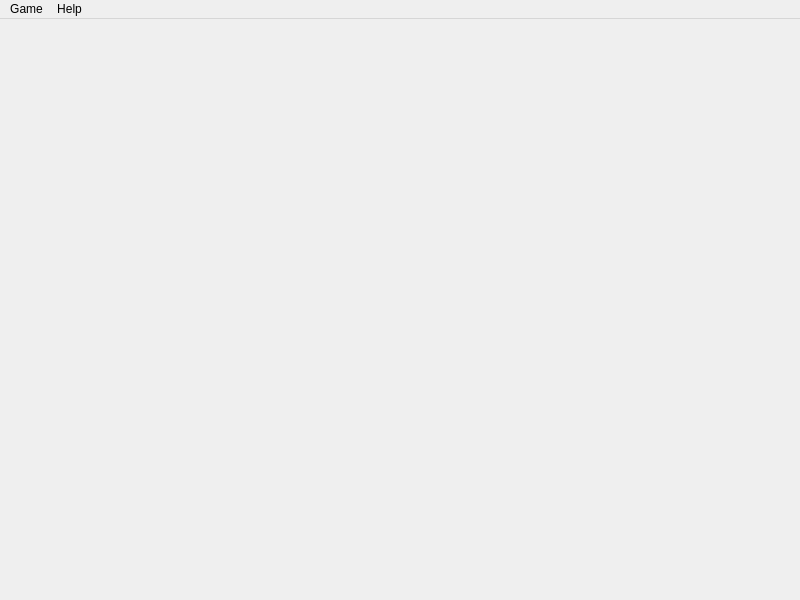
<?xml version="1.0" encoding="UTF-8"?>
<ui version="4.0">
 <class>ArkanoidGame</class>
 <widget class="QMainWindow" name="ArkanoidGame">
  <property name="geometry">
   <rect>
    <x>0</x>
    <y>0</y>
    <width>800</width>
    <height>600</height>
   </rect>
  </property>
  <property name="sizePolicy">
   <sizepolicy hsizetype="Maximum" vsizetype="Maximum">
    <horstretch>0</horstretch>
    <verstretch>0</verstretch>
   </sizepolicy>
  </property>
  <property name="minimumSize">
   <size>
    <width>800</width>
    <height>600</height>
   </size>
  </property>
  <property name="maximumSize">
   <size>
    <width>800</width>
    <height>600</height>
   </size>
  </property>
  <property name="windowTitle">
   <string>Arkanoid Game</string>
  </property>
  <widget class="QWidget" name="centralWidget">
   <layout class="QGridLayout" name="gridLayout">
    <item row="0" column="0">
     <widget class="ArkanoidView" name="widget" native="true">
      <property name="sizePolicy">
       <sizepolicy hsizetype="Expanding" vsizetype="Preferred">
        <horstretch>0</horstretch>
        <verstretch>0</verstretch>
       </sizepolicy>
      </property>
     </widget>
    </item>
   </layout>
  </widget>
  <widget class="QMenuBar" name="menuBar">
   <property name="geometry">
    <rect>
     <x>0</x>
     <y>0</y>
     <width>800</width>
     <height>25</height>
    </rect>
   </property>
   <widget class="QMenu" name="menuGame">
    <property name="title">
     <string>Game</string>
    </property>
    <addaction name="actionNovo_jogo"/>
    <addaction name="actionHigh_Scores"/>
    <addaction name="actionQuit"/>
   </widget>
   <widget class="QMenu" name="menuHelp">
    <property name="title">
     <string>Help</string>
    </property>
    <addaction name="actionInstru_es"/>
    <addaction name="actionAbout"/>
   </widget>
   <addaction name="menuGame"/>
   <addaction name="menuHelp"/>
  </widget>
  <action name="actionNovo_jogo">
   <property name="text">
    <string>Novo jogo</string>
   </property>
   <property name="shortcut">
    <string>Ctrl+N</string>
   </property>
  </action>
  <action name="actionHigh_Scores">
   <property name="text">
    <string>High Scores</string>
   </property>
   <property name="shortcut">
    <string>Ctrl+H</string>
   </property>
  </action>
  <action name="actionQuit">
   <property name="text">
    <string>Sair</string>
   </property>
   <property name="shortcut">
    <string>Ctrl+Q</string>
   </property>
  </action>
  <action name="actionInstru_es">
   <property name="text">
    <string>Instruções</string>
   </property>
   <property name="shortcut">
    <string>Ctrl+I</string>
   </property>
  </action>
  <action name="actionAbout">
   <property name="text">
    <string>About</string>
   </property>
   <property name="shortcut">
    <string>Ctrl+A</string>
   </property>
  </action>
 </widget>
 <layoutdefault spacing="6" margin="11"/>
 <customwidgets>
  <customwidget>
   <class>ArkanoidView</class>
   <extends>QWidget</extends>
   <header>ArkanoidView.h</header>
   <container>1</container>
  </customwidget>
 </customwidgets>
 <resources/>
 <connections/>
</ui>
